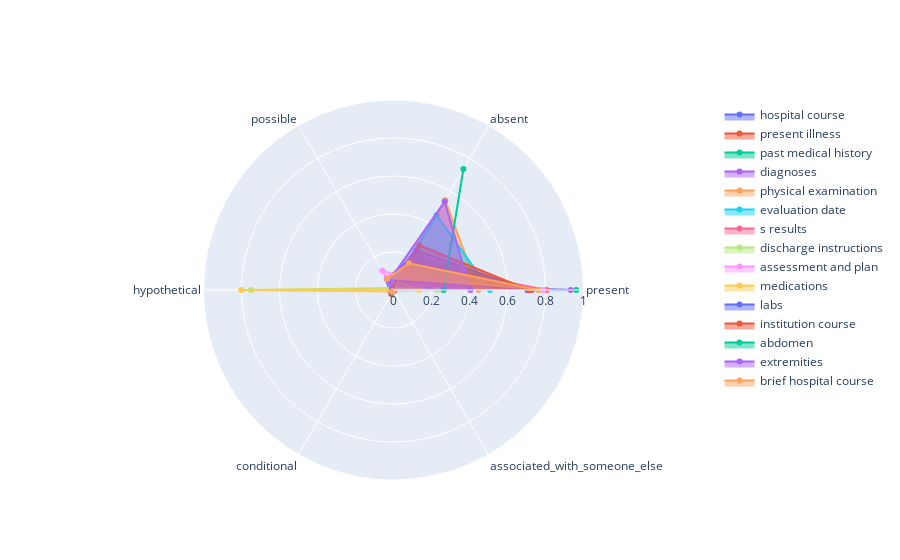

Notebook code for this chart:
### Code cell
fig.show()

### Figure 1 — Plotly figure (JSON) as saved in the notebook; plotly's stock layout.template omitted (floating-point values rounded to 4 significant figures)
{"data": [{"fill": "toself", "name": "hospital course", "r": [0.7043, 0.1959, 0.07035, 0.0257, 0.00337, 0.0004212], "theta": ["present", "absent", "possible", "hypothetical", "conditional", "associated_with_someone_else"], "type": "scatterpolar"}, {"fill": "toself", "name": "present illness", "r": [0.729, 0.2093, 0.03134, null, 0.02363, 0.00675], "theta": ["present", "absent", "possible", "hypothetical", "conditional", "associated_with_someone_else"], "type": "scatterpolar"}, {"fill": "toself", "name": "past medical history", "r": [0.9618, 0.01486, 0.02335, null, null, null], "theta": ["present", "absent", "possible", "hypothetical", "conditional", "associated_with_someone_else"], "type": "scatterpolar"}, {"fill": "toself", "name": "diagnoses", "r": [0.9327, 0.03632, 0.02457, null, 0.005342, 0.001068], "theta": ["present", "absent", "possible", "hypothetical", "conditional", "associated_with_someone_else"], "type": "scatterpolar"}, {"fill": "toself", "name": "physical examination", "r": [0.4471, 0.5449, 0.008013, null, null, null], "theta": ["present", "absent", "possible", "hypothetical", "conditional", "associated_with_someone_else"], "type": "scatterpolar"}, {"fill": "toself", "name": "evaluation date", "r": [0.5082, 0.4538, 0.02174, 0.005435, 0.01087, null], "theta": ["present", "absent", "possible", "hypothetical", "conditional", "associated_with_someone_else"], "type": "scatterpolar"}, {"fill": "toself", "name": "s results", "r": [0.8065, 0.1672, 0.01466, 0.01173, null, null], "theta": ["present", "absent", "possible", "hypothetical", "conditional", "associated_with_someone_else"], "type": "scatterpolar"}, {"fill": "toself", "name": "discharge instructions", "r": [0.2292, 0.008333, 0.0125, 0.75, null, null], "theta": ["present", "absent", "possible", "hypothetical", "conditional", "associated_with_someone_else"], "type": "scatterpolar"}, {"fill": "toself", "name": "assessment and plan", "r": [0.7883, 0.08108, 0.1171, 0.009009, 0.004505, null], "theta": ["present", "absent", "possible", "hypothetical", "conditional", "associated_with_someone_else"], "type": "scatterpolar"}, {"fill": "toself", "name": "medications", "r": [0.1351, 0.04955, 0.004505, 0.8018, 0.009009, null], "theta": ["present", "absent", "possible", "hypothetical", "conditional", "associated_with_someone_else"], "type": "scatterpolar"}, {"fill": "toself", "name": "labs", "r": [0.7081, 0.2392, 0.05263, null, null, null], "theta": ["present", "absent", "possible", "hypothetical", "conditional", "associated_with_someone_else"], "type": "scatterpolar"}, {"fill": "toself", "name": "institution course", "r": [0.7129, 0.2723, 0.01485, null, null, null], "theta": ["present", "absent", "possible", "hypothetical", "conditional", "associated_with_someone_else"], "type": "scatterpolar"}, {"fill": "toself", "name": "abdomen", "r": [0.264, 0.736, null, null, null, null], "theta": ["present", "absent", "possible", "hypothetical", "conditional", "associated_with_someone_else"], "type": "scatterpolar"}, {"fill": "toself", "name": "extremities", "r": [0.4051, 0.538, 0.05063, 0.006329, null, null], "theta": ["present", "absent", "possible", "hypothetical", "conditional", "associated_with_someone_else"], "type": "scatterpolar"}, {"fill": "toself", "name": "brief hospital course", "r": [0.7635, 0.1622, 0.06757, null, 0.006757, null], "theta": ["present", "absent", "possible", "hypothetical", "conditional", "associated_with_someone_else"], "type": "scatterpolar"}], "layout": {"autosize": true, "polar": {"angularaxis": {"type": "category"}, "radialaxis": {"autorange": false, "range": [0, 1], "type": "linear"}}}}
